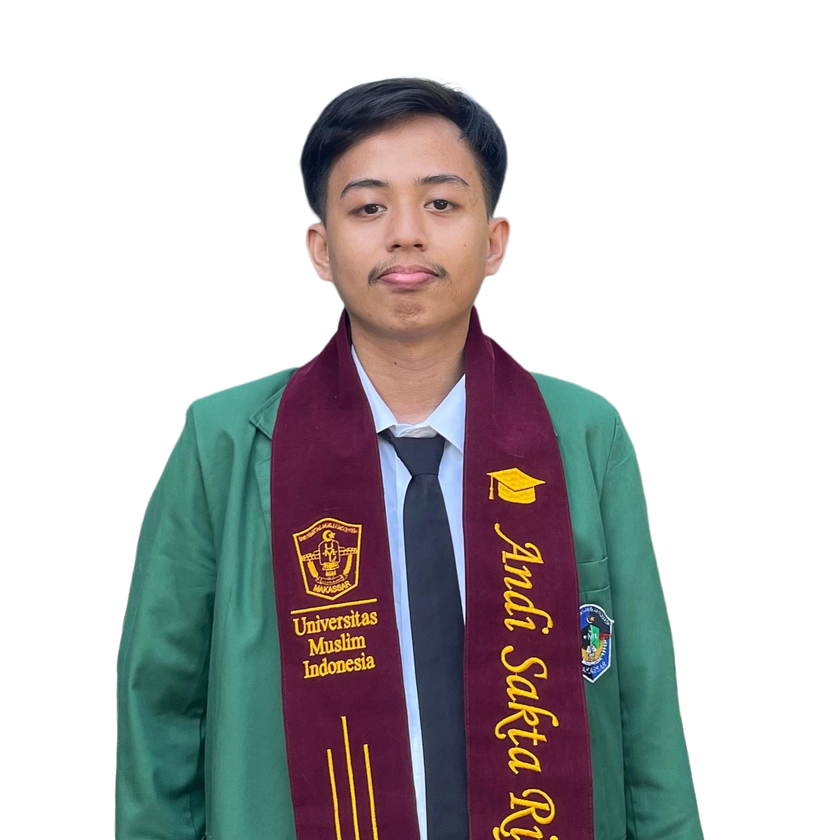
#> input picture source-photo.png, 840 x 840 px, shrunk from 1564 x 1564 before the run; its folder holds only this picture in this run
$ python prep_photo.py
#> lines starting #> are read from the running program, lines starting #| are printed output that depends on the picture
"""
Prepare a portrait photo for clean ASCII conversion:
  1. composite transparent PNG onto white background
  2. boost LOCAL contrast (CLAHE) so a flatly-lit face gains highlights and
     shadows
  3. output grayscale PNG

Foto udah no-background (PNG with transparency), jadi skip rembg.
Output: source-prepped.png, consumed by make_ascii_svg.py.

    python scripts/prep_photo.py <input.png> [output.png]
"""
import os
import sys

import cv2
import numpy as np
from PIL import Image

HERE = os.path.dirname(os.path.abspath(__file__))
INP = sys.argv[1] if len(sys.argv) > 1 else os.path.join(HERE, "..", "source-photo.png")
OUT = sys.argv[2] if len(sys.argv) > 2 else os.path.join(HERE, "..", "source-prepped.png")

# 1. open PNG with transparency, composite onto white
img = Image.open(INP).convert("RGBA")
#> img is the input picture: PIL image 840x840 RGBA; mean R, G, B, A 40.7, 38.8, 39, 106.2
bg = Image.new("RGBA", img.size, (255, 255, 255, 255))
#> bg: PIL image 840x840 RGBA; every value is 255
composite = Image.alpha_composite(bg, img)
rgb = np.array(composite.convert("RGB"))

# 2. local-contrast the luminance (CLAHE)
gray = cv2.cvtColor(rgb, cv2.COLOR_RGB2GRAY)
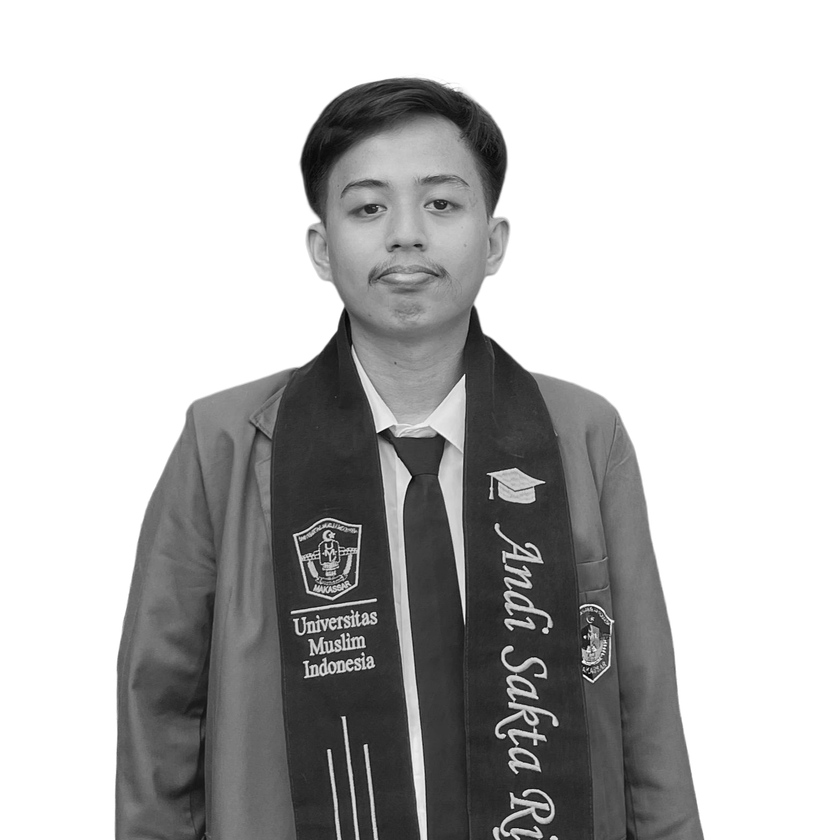
#> gray: shape (840, 840); min 1, max 255, mean 187.6
clahe = cv2.createCLAHE(clipLimit=2.6, tileGridSize=(8, 8))
gray = clahe.apply(gray)
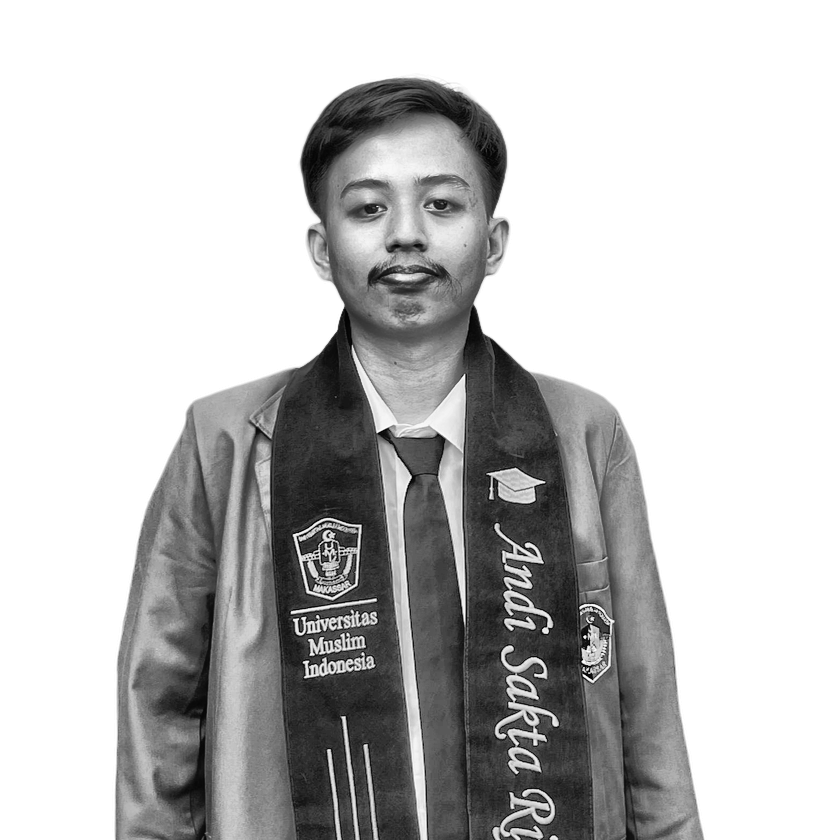
#> gray: shape (840, 840); min 1, max 255, mean 193

# a touch of global lift so the face sits in the sparse end of the ramp
gray = cv2.convertScaleAbs(gray, alpha=1.05, beta=18)
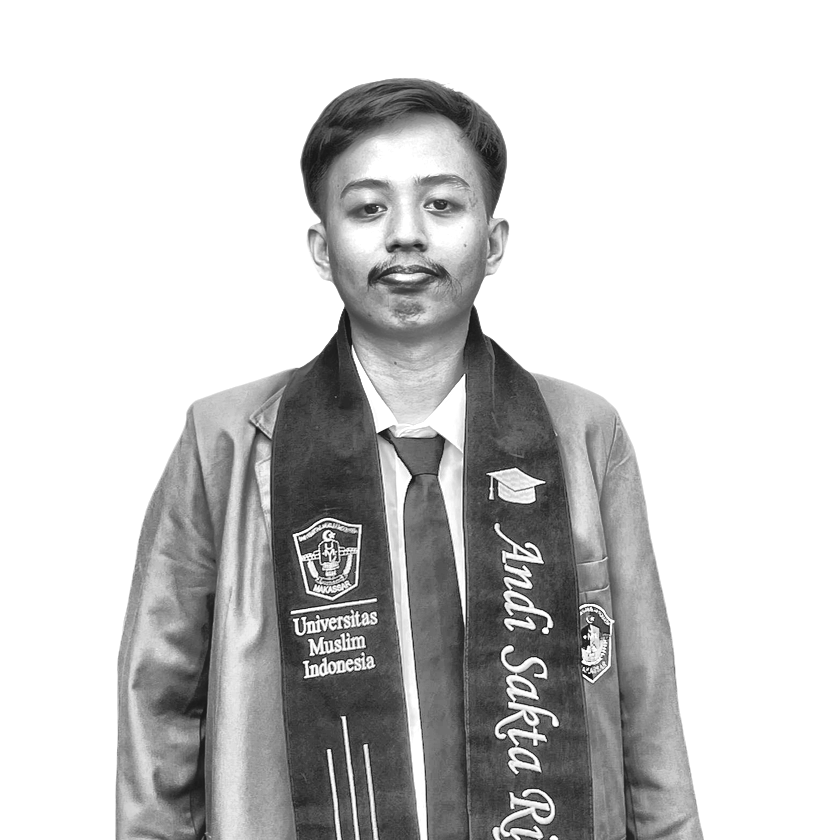
#> gray: shape (840, 840); min 19, max 255, mean 202.7

# 3. save as grayscale
Image.fromarray(gray, mode="L").save(OUT)
print("wrote", OUT, gray.shape)
#| wrote scripts/../source-prepped.png (840, 840)
